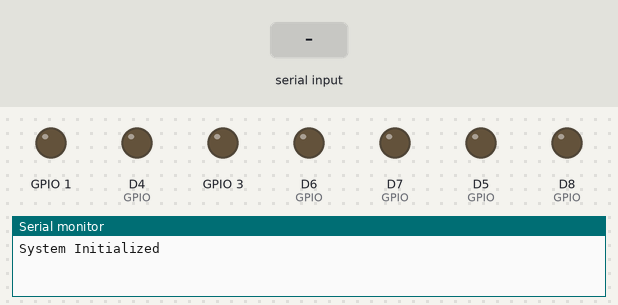
The sketch below on a simulated ESP8266 (NodeMCU). Parts: output pins drawn as LEDs (lit = HIGH), the last lines printed to the serial monitor. The test bench sets the inputs (shaded band).

Above: at 1.2 s.
1.3 s: "A90\n" received over Serial
At 4.0 s:
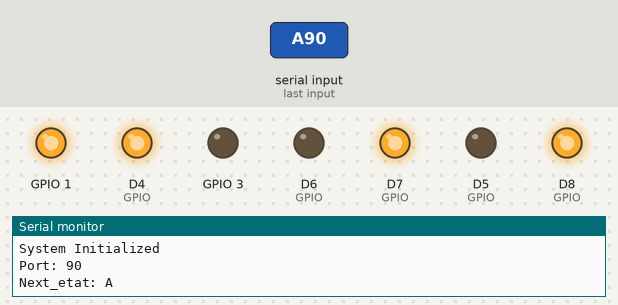
4.3 s: "D90\n" received over Serial
At 7.1 s:
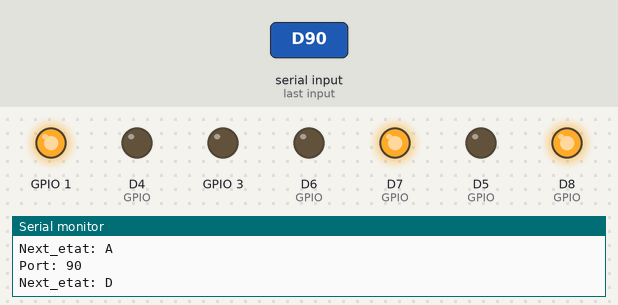
7.3 s: "A,45\n" received over Serial
At 9.8 s:
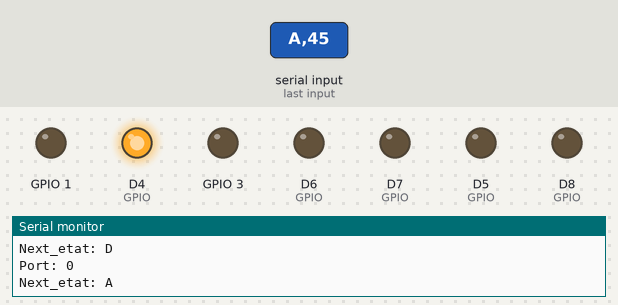
10.3 s: "D,45\n" received over Serial
At 13.1 s:
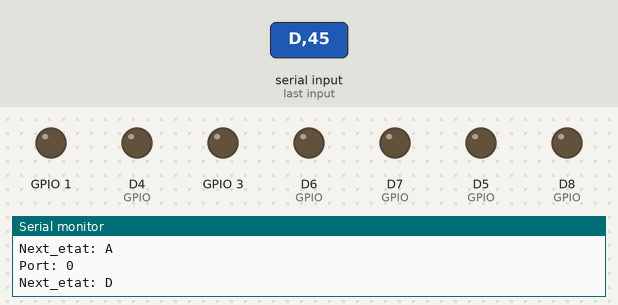
13.3 s: "A" received over Serial
At 16.7 s:
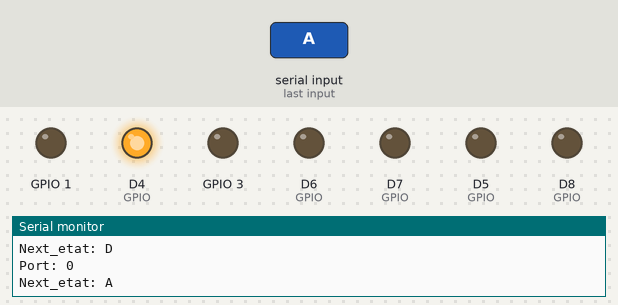
Timing chart, 0 to 17.3 s (numbered marks = the images above; inputs shaded):
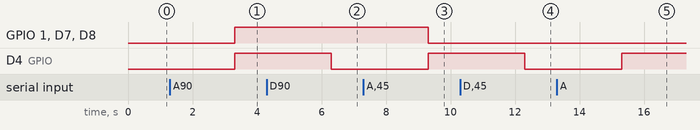

The sketch:

d_signation_bobines.ino
```cpp
#define Delais 1000  // Délai en millisecondes
#define GPIO1 D11
#define GPIO2 D10
#define GPIO3 D9
#define GPIO4 D8
#define GPIO5 D7
#define GPIO6 D6
#define GPIO7 D5 // Pin de d
#define GPIO8 D4

int GPIO[9] = {GPIO1, GPIO2, GPIO3, GPIO4, GPIO5, GPIO6, GPIO7, GPIO8};

void setup() {
    // Initialiser la communication série
    Serial.begin(9600);  // Vitesse de communication série (modifiable selon vos besoins)

    // Configurer les broches comme sorties
    for (int i = 0; i < 8; i++) {  // GPIO0 à GPIO7 (D11 à D4)
        pinMode(GPIO[i], OUTPUT);
        digitalWrite(GPIO[i], LOW);  // Assurez-vous que toutes les broches sont initialisées à LOW
    }

    Serial.println("System Initialized");  // Message pour vérifier que le système démarre
}


//Fonction qui donne une valeur à chacun des 6 bits en fonction de l'adresse saisie
//address est un entier représentant une adresse sur 6 bits (0 à 63)
//Chaque bit de address correspond à l’état d’une broche (HIGH ou LOW).

//Objectif : Configurer une adresse sur les multiplexeurs, avec le bit de poids le plus fort représentant l'état D (allumer/éteindre la bobine).
//Elle retourne une adresse de 7 bits.


void setAddress(unsigned char address, bool d) {

    if (d) {
        address |= 0x80;  // Mettre le bit 7 à 1 si D = 1 (bobine allumée)
    } else {
        address &= 0x7F;  // Mettre le bit 7 à 0 si D = 0 (bobine éteinte)
    }


    // Configurer les broches a1 à a6 en fonction de l'adresse (6 bits)
    digitalWrite(GPIO[0], (address & 0x01));      //Envoie le Bit 0 au GPIO[0]
    digitalWrite(GPIO[1], (address & 0x02) >> 1); // Bit 1 au GPIO[1]
    digitalWrite(GPIO[2], (address & 0x04) >> 2); // Bit 2 au GPIO[2]
    digitalWrite(GPIO[3], (address & 0x08) >> 3); // Bit 3 au GPIO[3]
    digitalWrite(GPIO[4], (address & 0x10) >> 4); // Bit 4 au GPIO[4]
    digitalWrite(GPIO[5], (address & 0x20) >> 5); // Bit 5 au GPIO[5]

}


//D_PIN est le signal de contrôle qui indique si la bobine doit être alimentée (HIGH) ou coupée (LOW).

//sets d to 1
//quand l'enable de la première bobine est à 1 c'est la bobine 1 qui est allumée car en=1 et d=1 alors que les autres enable (des autres bobines) sont etteintes
//enable d'une bobine est à 1 lorsque les GPIO de la bobine voulue sont sélectionnées cad quand on suit le chemin vers la bobine via les mux (exemple 000000 pour la premiere cad tous les GPIO sont à 0)

void activerBobine() {
    digitalWrite(GPIO[7], HIGH);  // Allumer la bobine sélectionnée
}

//sets d to 0
void desactiverBobine() {
    digitalWrite(GPIO[7], LOW);  // Éteindre la bobine sélectionnée
}


void setBobine(int address, char Etat) {
    switch (Etat) {
        case 'A':  // Activer
            setAddress(address, true);  // Allumer la bobine
            activerBobine();
            break;
        case 'D':  // Désactiver
            setAddress(address, false); // Éteindre la bobine
            desactiverBobine();
            break;
        default:
            Serial.println("Commande invalide !");
            break;
    }
}

void loop() {
    if (Serial.available() > 0) {  // Vérifie s'il y a des données sur l'interface série
        String receivedData = Serial.readString();  // Lire les données comme une chaîne de caractères

        // Extraire le premier caractère comme état
        char Next_etat = receivedData[0];

        // Extraire le reste comme numéro de port (int)
        int Port = receivedData.substring(1).toInt();
        Serial.print("Port: ");
        Serial.println(Port);

        Serial.print("Next_etat: ");
        Serial.println(Next_etat);

        // Attendre un délai avant d'exécuter la commande
        delay(Delais);

        // Appeler la fonction setBobine
        setBobine(Port, Next_etat);
    }
}
```

Measured:
- after the input at 1.3 s, GPIO 1, D4 (GPIO), D7 (GPIO), D8 (GPIO): LOW → HIGH after 2.0 s
- after the input at 4.3 s, D4 (GPIO): HIGH → LOW after 2.0 s
- after the input at 7.3 s, GPIO 1, D7 (GPIO), D8 (GPIO): HIGH → LOW after 2.0 s; D4 (GPIO): LOW → HIGH after 2.0 s
- after the input at 10.3 s, D4 (GPIO): HIGH → LOW after 2.0 s
- after the input at 13.3 s, D4 (GPIO): LOW → HIGH after 2.0 s
